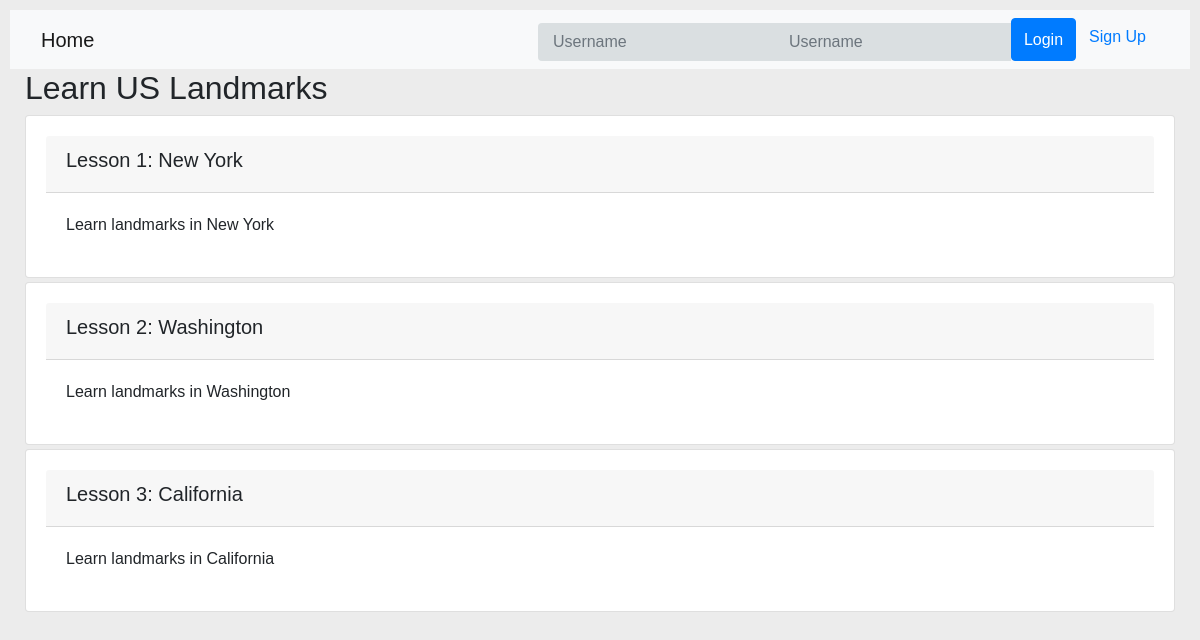
Page /onlinecourse/1/ on the committed database.
### onlinecourse/models.py (models this page shows, shortened)
class Course(models.Model):
    name = models.CharField(null=False, max_length=30, default='online course')
    image = models.ImageField(upload_to='course_images/')
    description = models.CharField(max_length=1000)
    pub_date = models.DateField(null=True)
    instructors = models.ManyToManyField(Instructor)
    users = models.ManyToManyField(settings.AUTH_USER_MODEL, through='Enrollment')
    total_enrollment = models.IntegerField(default=0)
    is_enrolled = False

class Lesson(models.Model):
    title = models.CharField(max_length=200, default="title")
    order = models.IntegerField(default=0)
    course = models.ForeignKey(Course, on_delete=models.CASCADE)
    content = models.TextField()

### onlinecourse/views.py (the view)
# urls.py: path('<int:pk>/', views.CourseDetailView.as_view(), name='course_details'),
class CourseDetailView(generic.DetailView):
    model = Course
    template_name = 'onlinecourse/course_detail_bootstrap.html'

### onlinecourse/templates/onlinecourse/course_detail_bootstrap.html (shortened to what this page needs)
<!DOCTYPE html>
<html lang="en">
<head>
    {% load static %}
    <link rel="stylesheet" href="https://cdn.jsdelivr.net/npm/bootstrap@4.6.2/dist/css/bootstrap.min.css">
    <link rel="stylesheet" type="text/css" href="{% static 'onlinecourse/course.css' %}">
</head>
<body>
    <nav class="navbar navbar-light bg-light">
        <div class="container-fluid">
            <div class="navbar-header">
                  <a class="navbar-brand" href="{% url 'onlinecourse:index' %}">Home</a>
            </div>
            <ul class="nav navbar-nav navbar-right">
                {% if user.is_authenticated %}
                <li>
                    <a class="btn btn-link" href="#">{{ user.first_name }}({{ user.username }})</a>
                    <a class="btn btn-link" href="{% url 'onlinecourse:logout' %}">Logout</a>
                </li>
                {% else %}
                <li>
                    <form class="form-inline" action="{% url 'onlinecourse:login' %}" method="post">
                        <div class="input-group">
                            <input type="text" class="form-control" placeholder="Username" name="username" >
                            <input type="password" class="form-control" placeholder="Username" name="psw" >
                            <button class="btn btn-primary" type="submit">Login</button>
                            <a class="btn btn-link" href="{% url 'onlinecourse:registration' %}">Sign Up</a>
                        </div>
                    </form>
                </li>
                {% endif %}
            </ul>
        </div>
    </nav>
    <div class="container-fluid">
            <h2>{{ course.name }}</h2>
            <div class="card-columns-vertical">
                {% for lesson in course.lesson_set.all %}
                    <div class="card mt-1">
                        <div class="card-header"><h5>Lesson {{lesson.order|add:1}}: {{lesson.title}}</h5></div>
                        <div class="card-body">{{lesson.content}}</div>
                    </div>
                {% endfor %}
            </div>
    </div>
</body>
</html>

### onlinecourse/static/onlinecourse/course.css (style rules this page uses)
body { font-family: Arial, Helvetica, sans-serif; }
* { box-sizing: border-box }
body { font-family: Arial; padding: 10px; background: #ececec; }
.card { background-color: white; padding: 20px; margin-top: 20px; }
input[type=text], input[type=password] { width: 100%; padding: 15px; margin: 5px 0 22px 0; display: inline-block; border: none; background: #dadfe1; }

### rows in the picture
Course: name "Learn US Landmarks"
Lesson: order|add "1", title "New York", content "Learn landmarks in New York"
Lesson: order|add "2", title "Washington", content "Learn landmarks in Washington"
Lesson: order|add "3", title "California", content "Learn landmarks in California"
